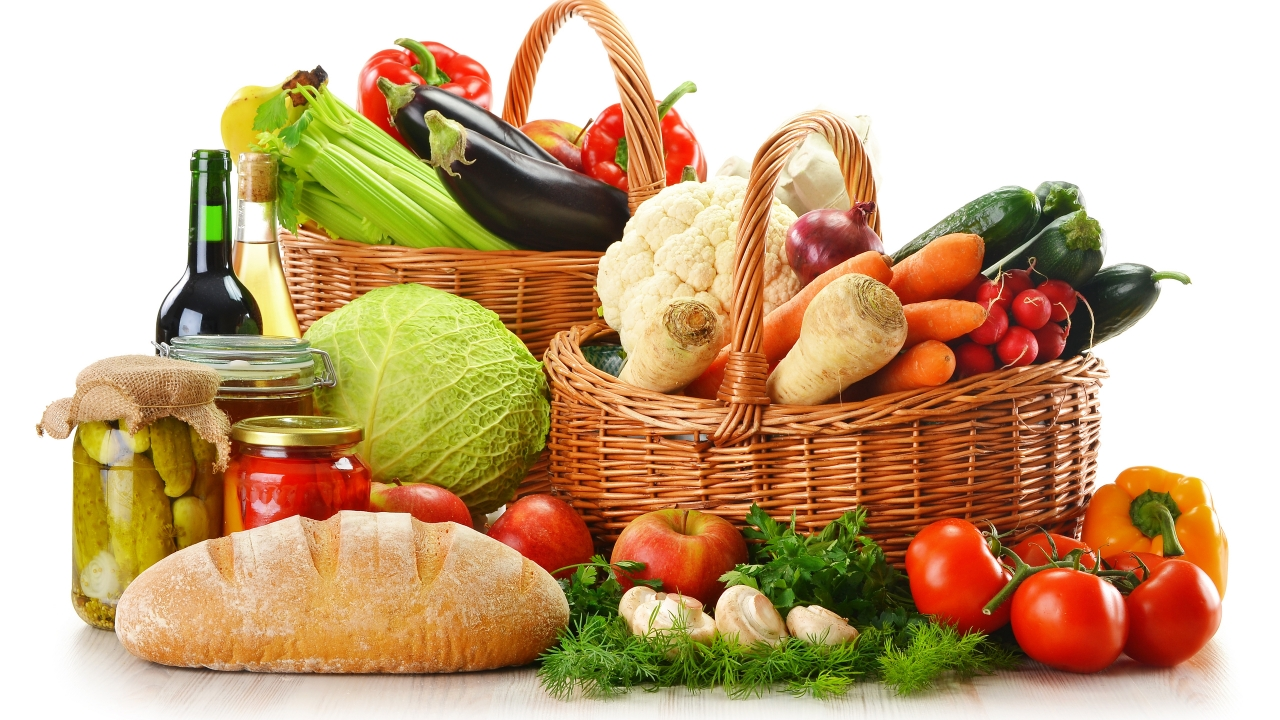
#> input picture img/food.jpg, 1280 x 720 px
$ python GeometricTransformation.py
#> lines starting #> are read from the running program, lines starting #| are printed output that depends on the picture
import cv2 as cv
import numpy as np

img = cv.imread("../img/food.jpg")
#> img is the input picture: shape (720, 1280, 3); mean B, G, R 132.7, 169.5, 200

# if the second is None, means it resizes based on scale factors fx and fy,
# fx is the factor of horizontal axis -- width(columns)
# fy is the factor of vertical axis -- height(rows)
# if the second is not None, the size is defined by the second param, which is a tuple (width, height)
# the last is the interpolation method
res = cv.resize(img, None, fx=0.5, fy=1, interpolation=cv.INTER_CUBIC)
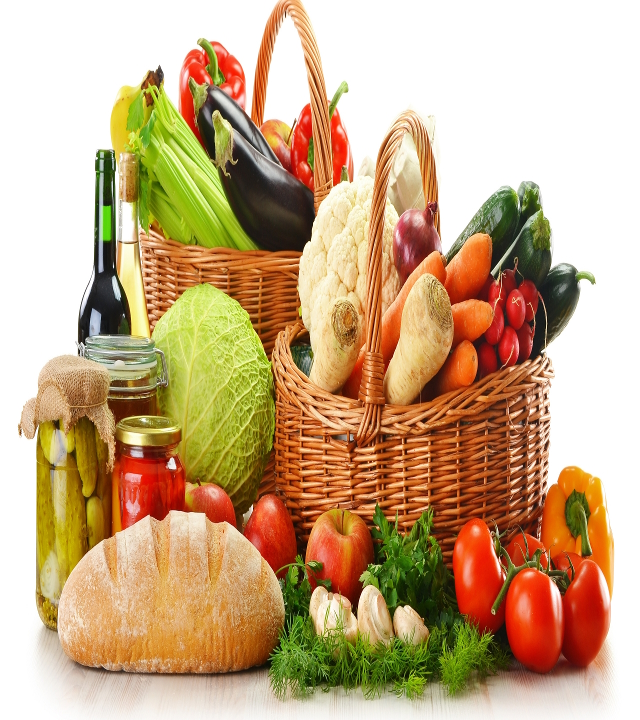
#> res: shape (720, 640, 3); mean B, G, R 132.7, 169.5, 200
# res = cv.resize(img, (640, 720))


cv.imshow("res", res)
cv.waitKey(0)
cv.destroyAllWindows()

$ run again, with img/blox.jpg copied over img/food.jpg
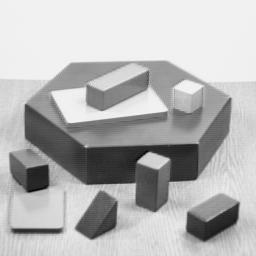
#> input picture img/blox.jpg, 256 x 256 px
#> img is the input picture: shape (256, 256, 3); min 0, max 252, mean 182.8
#> `res = cv.resize(img, None, fx=0.5, fy=1, interpolation=cv.INTER_CUBIC)`:
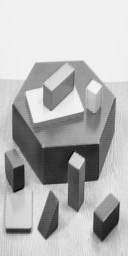
#> res: shape (256, 128, 3); min 1, max 251, mean 182.8
